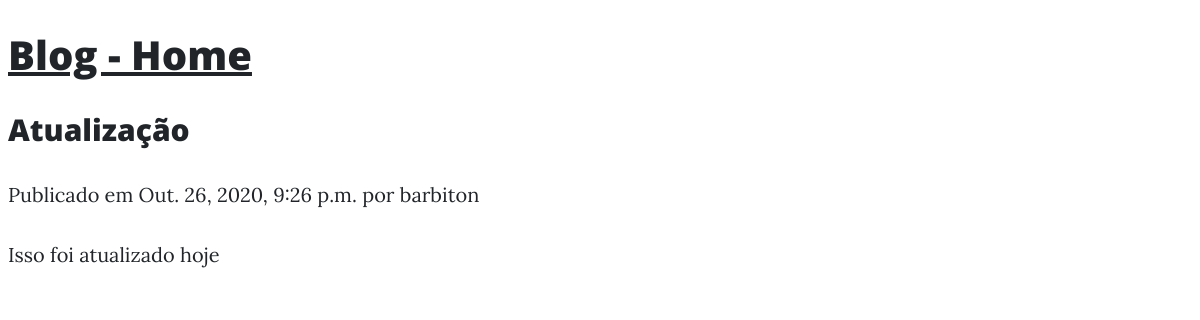
Screenshot of /atualizacao/ with the database file from the repository.
### blog/models.py (models this page shows, shortened)
class Post(models.Model):
    STATUS_CHOICES = (
        ('draft', 'draft'),
        ('published', 'published'),
    )
    title = models.CharField(max_length=255)
    slug = models.SlugField(max_length=250, unique=True)
    author = models.ForeignKey(User, on_delete=models.CASCADE)
    body = models.TextField()
    publish =  models.DateTimeField(default=timezone.now)
    created = models.DateTimeField(auto_now_add=True)
    updated = models.DateTimeField(auto_now=True)
    status = models.CharField(max_length=10,
                              choices=STATUS_CHOICES,
                              default='draft')
    objects = models.Manager()
    published = PublishedManager()
    class Meta:
        ordering = ("-created",)

### blog/views.py (the view)
# urls.py: path("<slug:slug>/", views.PostDetailView.as_view(), name="detail"),
class PostDetailView(DetailView):
    model = Post

### blog/templates/blog/post_detail.html (shortened to what this page needs)
{% extends "blog/base.html" %}
{% block content %}
    <div class="post-entry">
    <h2>{{ post.title }}</h2>
    <p class="date">
        Publicado em {{ post.created }} por {{ post.author }}
    </p>
    </div>
    {{ post.body|linebreaks }}
{% endblock %}

### rows the page displays
Post: title "Atualização", created "Out. 26, 2020, 9:26 p.m.", author "barbiton", body "Isso foi atualizado hoje"
